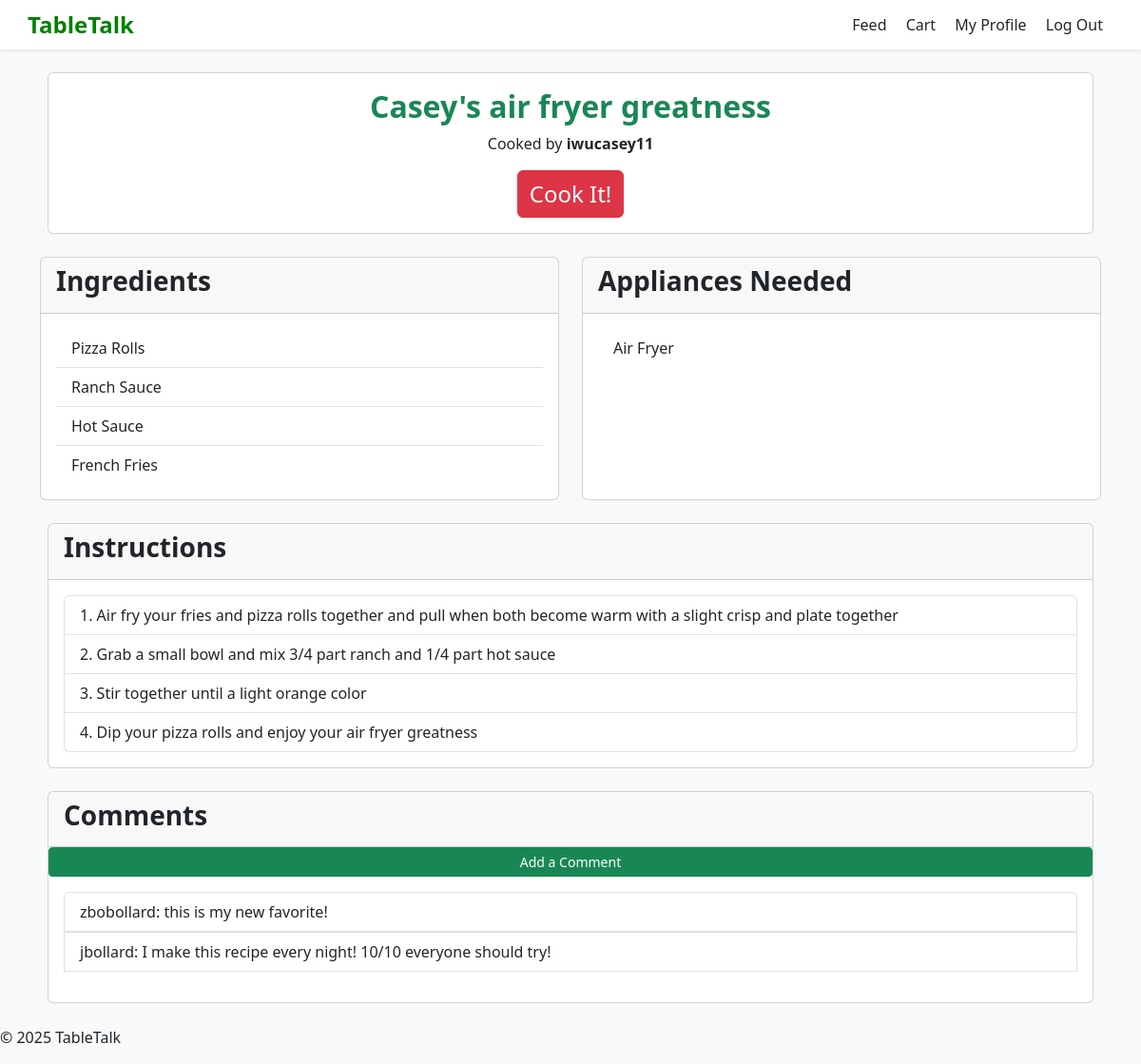
/view_recipe/10, run on the app's committed database.
### tables this page shows
CREATE TABLE "posts" (
    id INTEGER PRIMARY KEY AUTOINCREMENT,
    title TEXT NOT NULL,
    category TEXT NOT NULL,
    user_id INTEGER NOT NULL,
    appliance_id INTEGER, username, ingredients, steps, appliances,  -- now optional
    -- include any other columns you had
    FOREIGN KEY (user_id) REFERENCES users(id)
);

CREATE TABLE comments (
    id INTEGER PRIMARY KEY AUTOINCREMENT,
    recipe_id INTEGER NOT NULL,
    username TEXT NOT NULL,
    comment_text TEXT NOT NULL
);

### app.py (the view)
@app.route('/view_recipe/<int:recipe_id>', methods=['GET', 'POST'])
def view_recipe(recipe_id):
    db = get_db()
    recipe = db.execute('SELECT * FROM posts WHERE id = ?',
                        (recipe_id,)).fetchone()
    if recipe is None:
        flash("Recipe not found", "error")
        return redirect(url_for('show_feed'))
    ingredients = recipe['ingredients'].split('\n') if recipe['ingredients'] else []
    instructions = recipe['steps'].strip().split('\n') if recipe['steps'] else []
    appliances = recipe['appliances'].split('\n') if recipe['steps'] else []
    comments = db.execute("SELECT * FROM comments WHERE recipe_id = ? ORDER BY id DESC", (recipe_id,)).fetchall()
    return render_template('recipe_card.html', recipe=recipe, ingredients=ingredients, instructions=instructions, appliances=appliances, comments=comments)

### app.py (called while the page is built)
def connect_db():
    rv = sqlite3.connect(app.config['DATABASE'])
    rv.row_factory = sqlite3.Row
    return rv

def get_db():
    if not hasattr(g, 'sqlite_db'):
        g.sqlite_db = connect_db()
    return g.sqlite_db

### templates/recipe_card.html (shortened to what this page needs)
{% extends "layout.html" %}
{% block content %}
<main class="container">
    <div class="card mb-4 mt-4 mx-2">
        <div class="card-body">
            <h2 class="mb-2 text-success text-center"><strong>{{ recipe.title }}</strong></h2>
            <p style="text-align:center">Cooked by <strong>{{ recipe.username }}</strong></p>
             <form method="POST" action="{{ url_for('add_to_cart', recipe_id=recipe.id) }}" class="text-center">
                <button type="submit" class="btn btn-danger btn-md" style="font-size: 1.5rem;">Cook It!</button>
             </form>
        </div>
    </div>
    <article class="recipe-detail">
        <div class="row">
            <div class="col-md-6 mb-4">
                <div class="card h-100">
                    <div class="card-header"><h3><strong>Ingredients</strong></h3></div>
                    <div class="card-body">
                        {% if ingredients %}
                            <ul class="list-group list-group-flush">
                                {% for ingredient in ingredients %}
                                    <li class="list-group-item">{{ ingredient }}</li>
                                {% endfor %}
                            </ul>
                        {% else %}
                            <p class="text-muted">No Ingredients Listed</p>
                        {% endif %}
                    </div>
                </div>
            </div>
            <div class="col-md-6 mb-4">
                <div class="card h-100">
                    <div class="card-header"><h3><strong>Appliances Needed</strong></h3></div>
                    <div class="card-body">
                        {% if appliances %}
                            <ul class="list-group list-group-flush">
                                {% for appliance in appliances %}
                                    <li class="list-group-item">{{ appliance }}</li>
                                {% endfor %}
                            </ul>
                        {% else %}
                            <p class="text-muted">No Appliances Listed</p>
                        {% endif %}
                    </div>
                    </div>
                </div>
            </div> <! end row div>
        <div class="card mb-4 mx-2">
            <div class="card-header"><h3><strong>Instructions</strong></h3></div>
            <div class="card-body">
                <ol class="list-group list-group-numbered">
                    {% for step in instructions %}
                        <li class="list-group-item">{{ step }}</li>
                    {% endfor %}
                </ol>
            </div>
        </div>
        <div class="card mb-4 mx-2">
            <div class="card-header"><h3><strong>Comments</strong></h3></div>
            <button type="button" class="btn btn-success btn-sm" data-bs-toggle="modal" data-bs-target="#addCommentModal">Add a Comment</button>
            <div class="card-body">
                {% if comments %}
                    <div class="list-group mb-3">
                    {% for c in comments %}
                        <div class="list-group-item d-flex justify-content-between align-items-center">
                        <span>{{ c['username'] }}: {{ c['comment_text'] }}</span>
                    </div>
                  {% endfor %}
                </div>
              {% else %}
                <p class="text-muted">No comments yet!</p>
              {% endif %}
            </div>
        </article>
    </main>
<footer>
    <p>&copy; 2025 TableTalk</p>
</footer>
{% endblock %}

### templates/layout.html (style rules this page uses)
body { background-color: #f8f9fa; }

### data on the page
posts: title "Casey's air fryer greatness", username "iwucasey11", appliances "Air Fryer"
comments: username "zbobollard", comment_text "this is my new favorite!"
comments: username "jbollard", comment_text "I make this recipe every night! 10/10 everyone should try!"

### other printed values
{{ ingredient }} "Pizza Rolls" "Ranch Sauce" "Hot Sauce" "French Fries"
{{ step }} "Air fry your fries and pizza rolls together and pull when both become warm with a slight crisp and plate together" "Grab a small bowl and mix 3/4 part ranch and 1/4 part hot sauce" "Stir together until a light orange color" "Dip your pizza rolls and enjoy your air fryer greatness"
